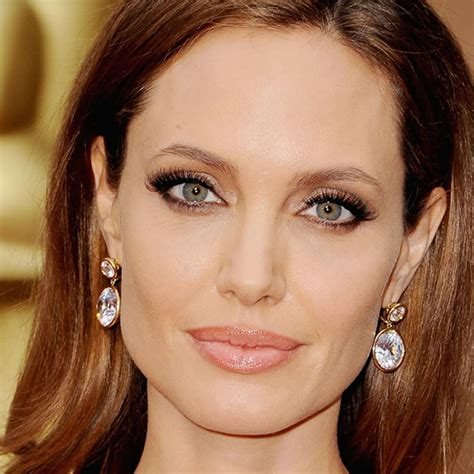
#> input picture model/dataset/Angelina Jolie/002_8f8da10e.jpg, 474 x 474 px, given in place of test1.jpg, which was not available
$ jupyter execute --allow-errors Fame_classify_model.ipynb   (shell and % lines are left out)   (text cells are left out)
#> lines starting #> are read from the running program, lines starting #| are printed output that depends on the picture; pictures that were not available may be replaced by others from this repository, and a replacement may not be noted
[cell 1]
import numpy as np
import cv2
import matplotlib
from matplotlib import pyplot as plt

[cell 2]
from google.colab import drive
drive.mount('/content/drive')

[cell 3]
img = cv2.imread('/content/drive/MyDrive/FameClassiFy/model/test_images/test1.jpg')
#> img is the input picture: shape (474, 474, 3); mean B, G, R 81, 108.9, 150.6
img2 = cv2.imread('/content/drive/MyDrive/FameClassiFy/model/test_images/test2.jpg')
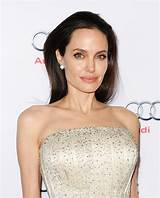
#> input picture model/dataset/Angelina Jolie/004_f61e7d0c.jpg, 160 x 198 px, given in place of test2.jpg, which was not available
#> img2 is the input picture: shape (198, 160, 3); mean B, G, R 187.3, 195.1, 208.6
img.shape
#> Out = (474, 474, 3)

[cell 4]
img2.shape
#> Out = (198, 160, 3)

[cell 5]
plt.imshow(img)

[cell 6]
plt.imshow(img2)

[cell 7]
gray = cv2.cvtColor(img, cv2.COLOR_BGR2GRAY)
gray.shape
#> Out = (474, 474)

[cell 8]
gray2 = cv2.cvtColor(img2, cv2.COLOR_BGR2GRAY)
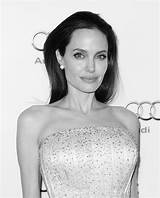
#> gray2: shape (198, 160); min 0, max 255, mean 198.2
gray2.shape
#> Out = (198, 160)

[cell 9]
gray

[cell 10]
gray2

[cell 11]
plt.imshow(gray, cmap='gray')

[cell 12]
plt.imshow(gray2, cmap='gray')

[cell 13]
import cv2

face_cascade = cv2.CascadeClassifier(cv2.data.haarcascades + 'haarcascade_frontalface_default.xml')
eye_cascade = cv2.CascadeClassifier(cv2.data.haarcascades + 'haarcascade_eye.xml')
faces = face_cascade.detectMultiScale(gray, 1.3, 5)
#> faces = [[71, 59, 360, 360]]
faces
#> Out = [[71, 59, 360, 360]]

[cell 14]
faces2 = face_cascade.detectMultiScale(gray2, 1.3, 5)
#> faces2 = [[60, 33, 59, 59]]
faces2
#> Out = [[60, 33, 59, 59]]

[cell 15]
(x,y,w,h) = faces[0]
#> x = 71; y = 59; w = 360; h = 360
x,y,w,h
#> Out = (71, 59, 360, 360)

[cell 16]
(x2,y2,w2,h2) = faces2[0]
#> x2 = 60; y2 = 33; w2 = 59; h2 = 59
x2,y2,w2,h2
#> Out = (60, 33, 59, 59)

[cell 17]
face_img = cv2.rectangle(img,(x,y),(x+w,y+h),(255,0,0),2)
plt.imshow(face_img)

[cell 18]
face_img2 = cv2.rectangle(img2,(x2,y2),(x2+w2,y2+h2),(255,0,0),2)
plt.imshow(face_img2)

[cell 19]
for (x,y,w,h) in faces:
    face_img = cv2.rectangle(img,(x,y),(x+w,y+h),(255,0,0),2)
    roi_gray = gray[y:y+h, x:x+w]
    roi_color = face_img[y:y+h, x:x+w]
    eyes = eye_cascade.detectMultiScale(roi_gray)
    for (ex,ey,ew,eh) in eyes:
        cv2.rectangle(roi_color,(ex,ey),(ex+ew,ey+eh),(0,255,0),2)
#> this loop made 1 pass
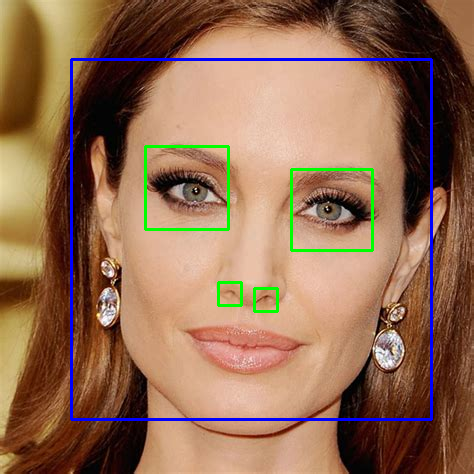
#> img: shape (474, 474, 3); mean B, G, R 83.4, 108.6, 146.2
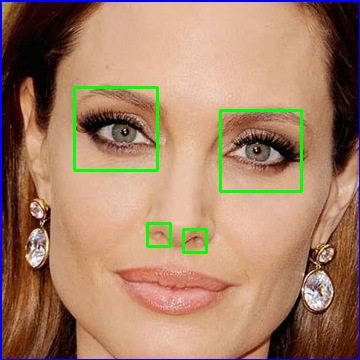
#> roi_color: shape (360, 360, 3); mean B, G, R 103.3, 128.6, 165.4


plt.figure()
plt.imshow(face_img, cmap='gray')
plt.show()

[cell 20]
for (x,y,w,h) in faces2:
    face_img2 = cv2.rectangle(img2,(x,y),(x+w,y+h),(255,0,0),2)
    roi_gray2 = gray2[y:y+h, x:x+w]
    roi_color2 = face_img2[y:y+h, x:x+w]
    eyes2 = eye_cascade.detectMultiScale(roi_gray2)
    for (ex,ey,ew,eh) in eyes2:
        cv2.rectangle(roi_color2,(ex,ey),(ex+ew,ey+eh),(0,255,0),2)
#> this loop made 1 pass
#> (x, y, w, h, eyes2) on pass 1: (60, 33, 59, 59, [[8, 12, 21, 21]])
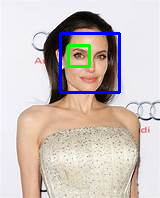
#> img2: shape (198, 160, 3); mean B, G, R 189.3, 193, 203.7
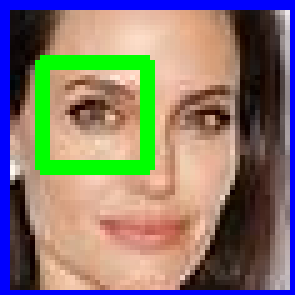
#> roi_color2: shape (59, 59, 3) (shown 5 times larger); mean B, G, R 112.7, 121.5, 134


plt.figure()
plt.imshow(face_img2, cmap='gray')
plt.show()

[cell 21]
plt.imshow(roi_color, cmap='gray')

[cell 22]
plt.imshow(roi_color2, cmap='gray')

[cell 23]
cropped_img = np.array(roi_color)
cropped_img.shape
#> Out = (360, 360, 3)

[cell 24]
cropped_img2 = np.array(roi_color2)
cropped_img2.shape
#> Out = (59, 59, 3)

[cell 25]
import numpy as np
import pywt
import cv2

def w2d(img, mode='haar', level=1):
    imArray = img
    #Datatype conversions
    #convert to grayscale
    imArray = cv2.cvtColor( imArray,cv2.COLOR_RGB2GRAY )
    #convert to float
    imArray =  np.float32(imArray)
    imArray /= 255;
    # compute coefficients
    coeffs=pywt.wavedec2(imArray, mode, level=level)

    #Process Coefficients
    coeffs_H=list(coeffs)
    coeffs_H[0] *= 0;

    # reconstruction
    imArray_H=pywt.waverec2(coeffs_H, mode);
    imArray_H *= 255;
    imArray_H =  np.uint8(imArray_H)

    return imArray_H

[cell 26]
im_har = w2d(cropped_img,'db1',5)
#> in w2d, `imArray = cv2.cvtColor( imArray,cv2.COLOR_RGB2GRAY )`:
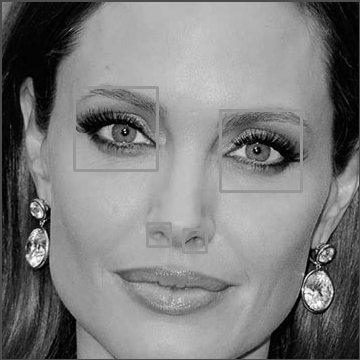
#> imArray: shape (360, 360); min 0, max 255, mean 125.2
#> in w2d, `coeffs=pywt.wavedec2(imArray, mode, level=level)`: coeffs = 6 items
plt.imshow(im_har, cmap='gray')

[cell 27]
im_har2 = w2d(cropped_img2,'db1',5)
plt.imshow(im_har2, cmap='gray')

[cell 28]
def get_cropped_image_if_2_eyes(image_path):
    img = cv2.imread(image_path)
    gray = cv2.cvtColor(img, cv2.COLOR_BGR2GRAY)
    faces = face_cascade.detectMultiScale(gray, 1.3, 5)
    for (x,y,w,h) in faces:
        roi_gray = gray[y:y+h, x:x+w]
        roi_color = img[y:y+h, x:x+w]
        eyes = eye_cascade.detectMultiScale(roi_gray)
        if len(eyes) >= 2:
            return roi_color

[cell 29]
original_image = cv2.imread('/content/drive/MyDrive/FameClassiFy/model/test_images/test1.jpg')
plt.imshow(original_image)

[cell 30]
cropped_image = get_cropped_image_if_2_eyes('/content/drive/MyDrive/FameClassiFy/model/test_images/test1.jpg')
#> in get_cropped_image_if_2_eyes, `faces = face_cascade.detectMultiScale(gray, 1.3, 5)`: faces = [[71, 59, 360, 360]]
#> the loop in get_cropped_image_if_2_eyes, `for (x,y,w,h) in faces:` made 1 pass
plt.imshow(cropped_image)

[cell 31]
original_image2 = cv2.imread('/content/drive/MyDrive/FameClassiFy/model/test_images/test2.jpg')
plt.imshow(original_image2)

[cell 32]
cropped_image2 = get_cropped_image_if_2_eyes('/content/drive/MyDrive/FameClassiFy/model/test_images/test2.jpg')
#> the loop in get_cropped_image_if_2_eyes (call 2), `for (x,y,w,h) in faces:` made 1 pass
#> (the rest of this cell did not finish here and is left out)

[cell 33]
path_to_data = "/content/drive/MyDrive/FameClassiFy/model/dataset"
path_to_cr_data = "/content/drive/MyDrive/FameClassiFy/model/dataset/cropped/"

[cell 34]
import os
img_dirs = []
for entry in os.scandir(path_to_data):
    if entry.is_dir():
        img_dirs.append(entry.path)

[cell 35]
img_dirs

[cell 36]
import shutil
if os.path.exists(path_to_cr_data):
     shutil.rmtree(path_to_cr_data)
os.mkdir(path_to_cr_data)

[cell 37]
cropped_image_dirs = []
celebrity_file_names_dict = {}
for img_dir in img_dirs:
    count = 1
    celebrity_name = img_dir.split('/')[-1]  # Get celebrity name from directory name
    celebrity_file_names_dict[celebrity_name] = []

    # Iterate through the images in the directory
    for entry in os.scandir(img_dir):
        if entry.is_file() and entry.name.lower().endswith(('.jpg', '.jpeg', '.png')):
            print(f"Processing image: {entry.path}")
            roi_color = get_cropped_image_if_2_eyes(entry.path)
#> call 3 of get_cropped_image_if_2_eyes, with image_path = 'model/dataset/Brad Pitt/018_136dbb40.jpg'
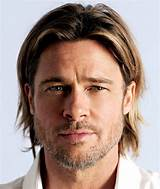
#> input picture model/dataset/Brad Pitt/018_136dbb40.jpg, 160 x 189 px
#> in get_cropped_image_if_2_eyes, img is the input picture: shape (189, 160, 3); mean B, G, R 136.9, 144.6, 166
#> in get_cropped_image_if_2_eyes (call 3), `gray = cv2.cvtColor(img, cv2.COLOR_BGR2GRAY)`:
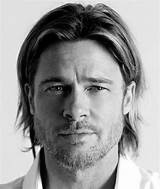
#> gray: shape (189, 160); min 0, max 255, mean 150.2
#> in get_cropped_image_if_2_eyes (call 3), `faces = face_cascade.detectMultiScale(gray, 1.3, 5)`: faces = [[23, 47, 109, 109]]
#> the loop in get_cropped_image_if_2_eyes, `for (x,y,w,h) in faces:` made 1 pass
#> (x, y, w, h, eyes) on pass 1: (23, 47, 109, 109, [[23, 32, 23, 23], [59, 30, 24, 24], [46, 16, 45, 45]])
#> pass 1, in get_cropped_image_if_2_eyes (call 3), `roi_color = img[y:y+h, x:x+w]`:
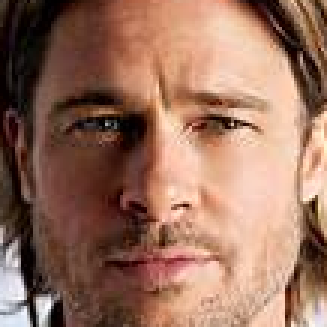
#> roi_color: shape (109, 109, 3) (shown 3 times larger); mean B, G, R 93.4, 111.9, 152

            if roi_color is not None:
                # Create a folder for the celebrity if it doesn't exist
                cropped_folder = os.path.join(path_to_cr_data, celebrity_name)
                if not os.path.exists(cropped_folder):
                    os.makedirs(cropped_folder)
                    cropped_image_dirs.append(cropped_folder)
                    print(f"Generating cropped images in folder: {cropped_folder}")

                # Save the cropped image with a unique name
                cropped_file_name = f"{celebrity_name}{count}.png"
                cropped_file_path = os.path.join(cropped_folder, cropped_file_name)
                cv2.imwrite(cropped_file_path, roi_color)

                # Add the path of the cropped image to the dictionary
                celebrity_file_names_dict[celebrity_name].append(cropped_file_path)
                count += 1

# Print the result
print("Cropped images processed and saved:")
for celebrity_name, files in celebrity_file_names_dict.items():
    print(f"{celebrity_name}: {len(files)} images saved.")
#> this loop made 2 passes
#> celebrity_name on passes 1 to 2: 'Brad Pitt', 'Angelina Jolie'
#| Brad Pitt: 1 images saved.
#| Angelina Jolie: 2 images saved.

[cell 38]
celebrity_file_names_dict = {}
for img_dir in cropped_image_dirs:
    celebrity_name = img_dir.split('/')[-1]
    file_list = []
    for entry in os.scandir(img_dir):
        file_list.append(entry.path)
    celebrity_file_names_dict[celebrity_name] = file_list
celebrity_file_names_dict

[cell 39]
cropped_base_path = path_to_cr_data

#> (the rest of this cell did not finish here and is left out)

[cell 40]
class_dict = {}
count = 0
for celebrity_name in celebrity_file_names_dict.keys():
    class_dict[celebrity_name] = count
    count = count + 1
class_dict

[cell 41]
import random
X, y = [], []

# Step 1: Find the minimum number of images per class
#> (the rest of this cell did not finish here and is left out)

[cell 42]
from collections import Counter

class_counts = Counter(y)

for class_label, count in class_counts.items():
    print(f"Class {class_label}: {count} samples")
